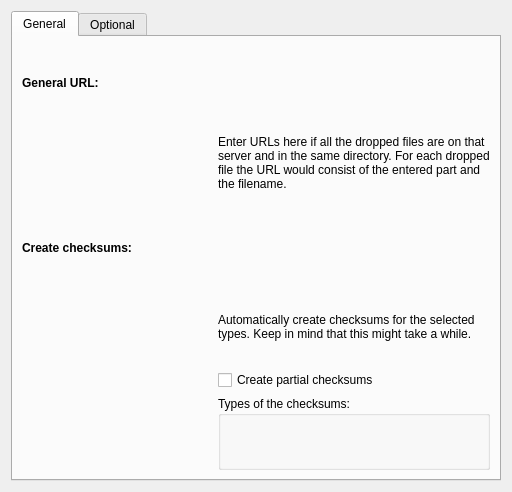
<?xml version="1.0" encoding="UTF-8"?>
<ui version="4.0">
 <class>DragDlg</class>
 <widget class="QWidget" name="DragDlg">
  <property name="geometry">
   <rect>
    <x>0</x>
    <y>0</y>
    <width>512</width>
    <height>492</height>
   </rect>
  </property>
  <layout class="QVBoxLayout" name="verticalLayout">
   <item>
    <widget class="KTabWidget" name="ktabwidget">
     <property name="currentIndex">
      <number>0</number>
     </property>
     <widget class="QWidget" name="Seite">
      <attribute name="title">
       <string extracomment="General options.">General</string>
      </attribute>
      <layout class="QGridLayout" name="gridLayout">
       <item row="5" column="1">
        <widget class="QCheckBox" name="partialChecksums">
         <property name="text">
          <string>Create partial checksums</string>
         </property>
        </widget>
       </item>
       <item row="0" column="0" colspan="2">
        <widget class="QLabel" name="label">
         <property name="font">
          <font>
           <weight>75</weight>
           <bold>true</bold>
          </font>
         </property>
         <property name="text">
          <string>General URL:</string>
         </property>
        </widget>
       </item>
       <item row="2" column="0">
        <spacer name="verticalSpacer">
         <property name="orientation">
          <enum>Qt::Vertical</enum>
         </property>
         <property name="sizeType">
          <enum>QSizePolicy::Fixed</enum>
         </property>
         <property name="sizeHint" stdset="0">
          <size>
           <width>40</width>
           <height>5</height>
          </size>
         </property>
        </spacer>
       </item>
       <item row="2" column="1">
        <layout class="QVBoxLayout" name="urlLayout"/>
       </item>
       <item row="4" column="1">
        <widget class="QLabel" name="label_3">
         <property name="text">
          <string>Automatically create checksums for the selected types. Keep in mind that this might take a while.</string>
         </property>
         <property name="wordWrap">
          <bool>true</bool>
         </property>
        </widget>
       </item>
       <item row="4" column="0">
        <spacer name="horizontalSpacer">
         <property name="orientation">
          <enum>Qt::Horizontal</enum>
         </property>
         <property name="sizeType">
          <enum>QSizePolicy::Fixed</enum>
         </property>
         <property name="sizeHint" stdset="0">
          <size>
           <width>40</width>
           <height>0</height>
          </size>
         </property>
        </spacer>
       </item>
       <item row="1" column="1">
        <widget class="QLabel" name="label_4">
         <property name="text">
          <string>Enter URLs here if all the dropped files are on that server and in the same directory. For each dropped file the URL would consist of the entered part and the filename.</string>
         </property>
         <property name="wordWrap">
          <bool>true</bool>
         </property>
        </widget>
       </item>
       <item row="6" column="1">
        <widget class="QGroupBox" name="groupBox">
         <property name="title">
          <string>Types of the checksums:</string>
         </property>
        </widget>
       </item>
       <item row="3" column="0" colspan="2">
        <widget class="QLabel" name="label_2">
         <property name="font">
          <font>
           <weight>75</weight>
           <bold>true</bold>
          </font>
         </property>
         <property name="text">
          <string>Create checksums:</string>
         </property>
        </widget>
       </item>
      </layout>
      <zorder>partialChecksums</zorder>
      <zorder>label</zorder>
      <zorder>verticalSpacer</zorder>
      <zorder></zorder>
      <zorder>label_3</zorder>
      <zorder>horizontalSpacer</zorder>
      <zorder>label_4</zorder>
      <zorder>groupBox</zorder>
      <zorder>label_2</zorder>
     </widget>
     <widget class="QWidget" name="Seite_2">
      <attribute name="title">
       <string extracomment="These entries are optional.">Optional</string>
      </attribute>
      <layout class="QVBoxLayout" name="verticalLayout_2">
       <item>
        <widget class="QLabel" name="label_5">
         <property name="font">
          <font>
           <weight>75</weight>
           <bold>true</bold>
          </font>
         </property>
         <property name="text">
          <string>Optional data:</string>
         </property>
        </widget>
       </item>
       <item>
        <layout class="QHBoxLayout" name="horizontalLayout">
         <item>
          <spacer name="horizontalSpacer_2">
           <property name="orientation">
            <enum>Qt::Horizontal</enum>
           </property>
           <property name="sizeType">
            <enum>QSizePolicy::Fixed</enum>
           </property>
           <property name="sizeHint" stdset="0">
            <size>
             <width>40</width>
             <height>20</height>
            </size>
           </property>
          </spacer>
         </item>
         <item>
          <widget class="QLabel" name="label_6">
           <property name="text">
            <string>Enter information that all chosen files share.</string>
           </property>
           <property name="wordWrap">
            <bool>true</bool>
           </property>
          </widget>
         </item>
        </layout>
       </item>
       <item>
        <spacer name="verticalSpacer_2">
         <property name="orientation">
          <enum>Qt::Vertical</enum>
         </property>
         <property name="sizeType">
          <enum>QSizePolicy::Fixed</enum>
         </property>
         <property name="sizeHint" stdset="0">
          <size>
           <width>20</width>
           <height>10</height>
          </size>
         </property>
        </spacer>
       </item>
       <item>
        <layout class="QVBoxLayout" name="dataLayout"/>
       </item>
       <item>
        <spacer name="verticalSpacer_3">
         <property name="orientation">
          <enum>Qt::Vertical</enum>
         </property>
         <property name="sizeHint" stdset="0">
          <size>
           <width>20</width>
           <height>40</height>
          </size>
         </property>
        </spacer>
       </item>
      </layout>
     </widget>
    </widget>
   </item>
  </layout>
 </widget>
 <customwidgets>
  <customwidget>
   <class>KTabWidget</class>
   <extends>QTabWidget</extends>
   <header>ktabwidget.h</header>
   <container>1</container>
  </customwidget>
 </customwidgets>
 <resources/>
 <connections/>
</ui>
